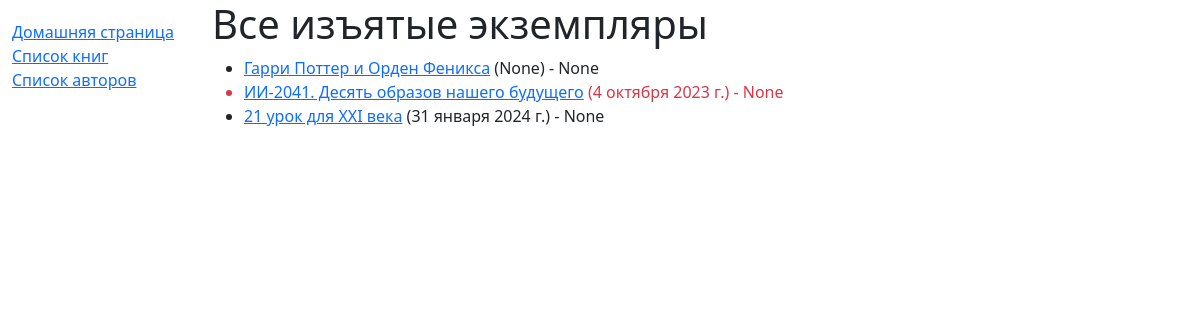
Page /catalog/borrowed/ (signed in) on the committed database.
### catalog/models.py (models this page shows, shortened)
class BookInstance(models.Model):
    id = models.UUIDField(primary_key=True, verbose_name='UUID', default=uuid.uuid4, help_text='Уникальный идентификатор экземпляря книги')
    imprint = models.CharField(verbose_name='Издание', max_length=200, help_text='Дата издания книги, издатель и т.п.')
    due_back = models.DateField(verbose_name='Дата возрата', null=True, blank=True, help_text='Дата, когда экземпляр должен быть возвращен')
    book = models.ForeignKey('Book', verbose_name='Книга', on_delete=models.RESTRICT, null=True, help_text='Книга, к которой относится экземпляр')
    borrower = models.ForeignKey(settings.AUTH_USER_MODEL, verbose_name='Владелец', on_delete=models.SET_NULL, null=True, blank=True, help_text='Человек, который забрал экземпляр')
    LOAN_STATUS = (
        ('m', 'На обслуживании'),
        ('o', 'Выдан'),
        ('a', 'Доступен'),
        ('r', 'Забронирован')
    )
    status = models.CharField(verbose_name='Статус экземпляра', max_length=1, choices=LOAN_STATUS, blank=True, default='m', help_text='Доступность экземпляр')
    class Meta:
        ordering = ['book', 'due_back']
        verbose_name = 'Экземпляр книги'
        verbose_name_plural = 'Экземпляры книг'
        permissions = (("can_mark_returned", "Set book as returned"),)
    @property
    def is_overdue(self):
        return bool(self.due_back and date.today() > self.due_back)

class Book(models.Model):
    title = models.CharField(verbose_name='Название книги', max_length=200, help_text='Название книги')
    summary = models.TextField(verbose_name='Описание', max_length=1500, help_text='Краткое описание книги')
    isbn = models.CharField(verbose_name='ISBN', max_length=25, help_text='13-ти символьный <a href="https://www.isbn-international.org/content/what-isbn''">ISBN номер</a>')
    genre = models.ManyToManyField(Genre, verbose_name='Жанр', help_text='Жанры, к которым относится книга')
    language = models.ForeignKey('Language', verbose_name='Язык', on_delete=models.DO_NOTHING, help_text='Язык, на котором написана книга')
    author = models.ForeignKey('Author', verbose_name='Автор', on_delete=models.SET_NULL, null=True, help_text='Автор книги')
    class Meta:
        ordering = ['author', 'title', 'language']
        verbose_name = 'Книгу'
        verbose_name_plural = 'Книги'

### catalog/views.py (the view)
# urls.py: path(r'borrowed/', views.LoanedBooksAllListView.as_view(), name='all-borrowed'),
class LoanedBooksAllListView(PermissionRequiredMixin, generic.ListView):
    model = BookInstance
    permission_required = 'catalog.can_mark_returned'
    template_name = 'catalog/bookinstance_list_borrowed_all.html'
    paginate_by = 10
    def get_queryset(self):
        return BookInstance.objects.filter(status__exact='o').order_by('due_back')

### catalog/templates/catalog/bookinstance_list_borrowed_all.html
{% extends "base_generic.html" %}
{% block content %}
    <h1>Все изъятые экземпляры</h1>
    {% if bookinstance_list %}
    <ul>
      {% for bookinst in bookinstance_list %}
      <li class="{% if bookinst.is_overdue %}text-danger{% endif %}">
        <a href="{% url 'book-detail' bookinst.book.pk %}">{{bookinst.book.title}}</a> ({{ bookinst.due_back }}) {% if user.is_staff %}- {{ bookinst.borrower }}{% endif %}
      </li>
      {% endfor %}
    </ul>
    {% else %}
      <p>Изъятых экземпляров нет.</p>
    {% endif %}
{% endblock %}

### rows in the picture
BookInstance: book "Гарри Поттер и Орден Феникса", due_back "None", borrower "None"
BookInstance: book "ИИ-2041. Десять образов нашего будущего", due_back "4 октября 2023 г.", borrower "None"
BookInstance: book "21 урок для XXI века", due_back "31 января 2024 г.", borrower "None"
